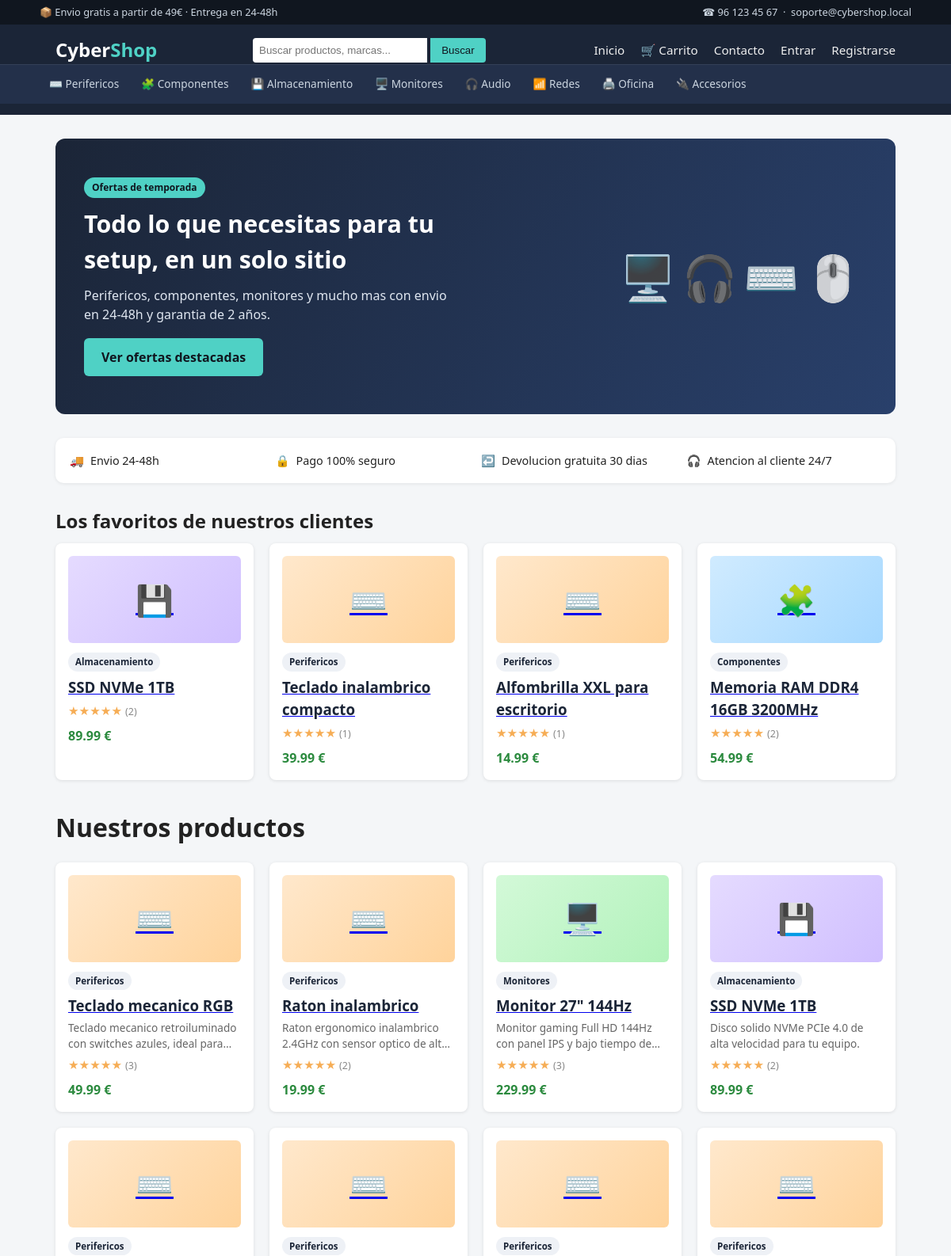
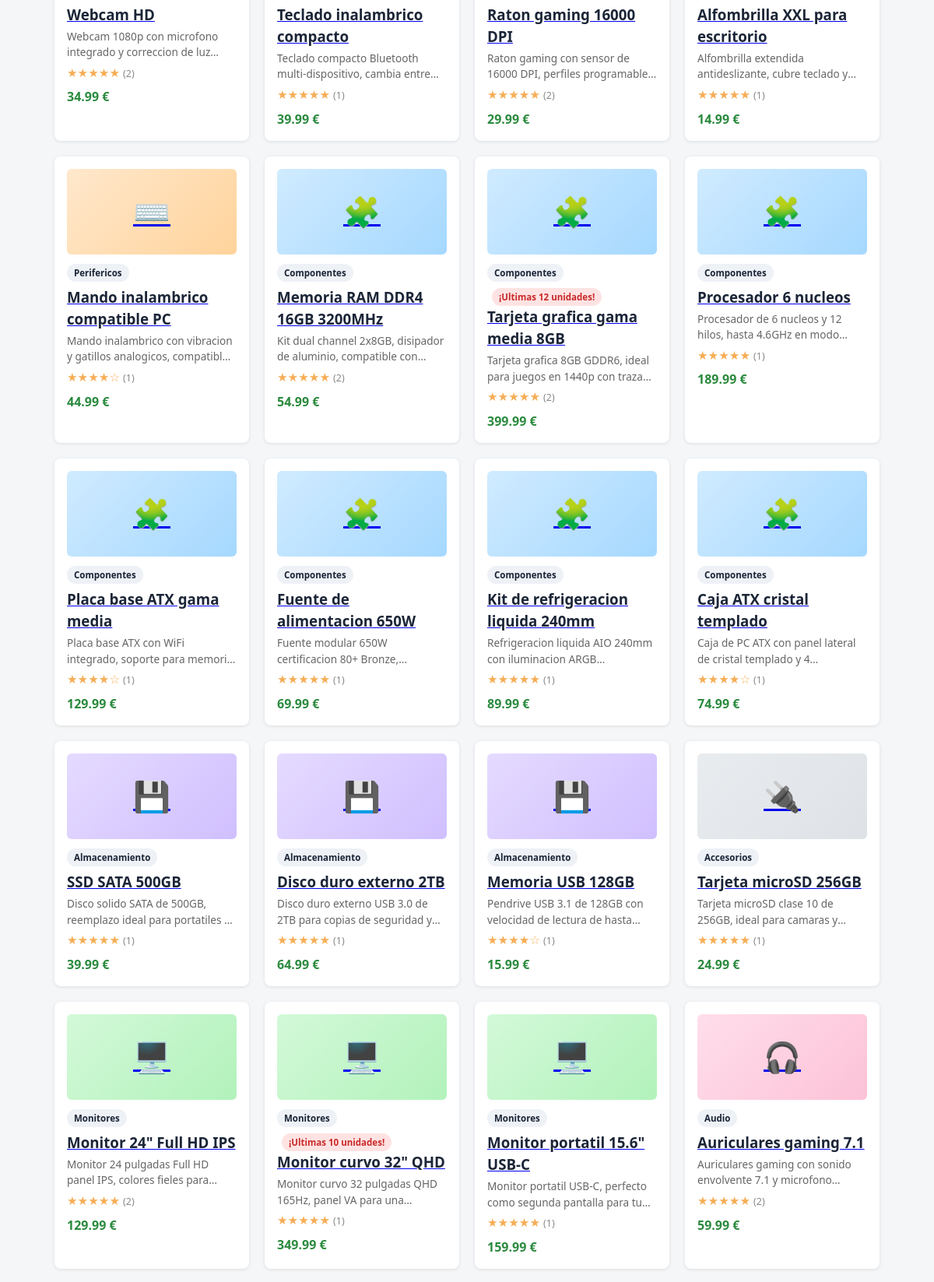
The page / (upper part) on the database its author committed (2 pictures, top to bottom).
### tables this page shows
CREATE TABLE IF NOT EXISTS products (
  id INT AUTO_INCREMENT PRIMARY KEY,
  name VARCHAR(150) NOT NULL,
  description TEXT,
  price DECIMAL(10,2) NOT NULL,
  image VARCHAR(255),
  stock INT DEFAULT 100
);

### src/includes/catalog.php (called while the page is built, shortened)
<?php
function catalogCategories() {
    return [
        'perifericos'    => ['label' => 'Perifericos',    'icon' => '⌨️'],
        'componentes'    => ['label' => 'Componentes',    'icon' => '🧩'],
        'almacenamiento' => ['label' => 'Almacenamiento', 'icon' => '💾'],
        'monitores'      => ['label' => 'Monitores',      'icon' => '🖥️'],
        'audio'          => ['label' => 'Audio',          'icon' => '🎧'],
        'redes'          => ['label' => 'Redes',           'icon' => '📶'],
        'oficina'        => ['label' => 'Oficina',        'icon' => '🖨️'],
        'accesorios'     => ['label' => 'Accesorios',     'icon' => '🔌'],
    ];
}
function catalogCategoryFor($productName) {
    $name = strtolower((string) $productName);
    $map = [
        'teclado' => 'perifericos', 'raton' => 'perifericos', 'ratón' => 'perifericos',
        'alfombrilla' => 'perifericos', 'webcam' => 'perifericos', 'mando' => 'perifericos',
        'auricular' => 'audio', 'casco' => 'audio', 'altavoz' => 'audio', 'altavoces' => 'audio',
        'barra de sonido' => 'audio', 'microfono' => 'audio', 'micrófono' => 'audio',
        'monitor' => 'monitores',
        'ssd' => 'almacenamiento', 'disco' => 'almacenamiento', 'nvme' => 'almacenamiento',
        'hdd' => 'almacenamiento', 'memoria usb' => 'almacenamiento', 'pendrive' => 'almacenamiento',
        'ram' => 'componentes', 'memoria ram' => 'componentes', 'grafica' => 'componentes',
        'gráfica' => 'componentes', 'procesador' => 'componentes', 'placa base' => 'componentes',
        'fuente de alimentacion' => 'componentes', 'fuente de alimentación' => 'componentes',
        'ventilador' => 'componentes', 'refrigeracion' => 'componentes', 'refrigeración' => 'componentes',
        'caja' => 'componentes',
        'router' => 'redes', 'switch' => 'redes', 'repetidor' => 'redes', 'wifi' => 'redes',
        'adaptador de red' => 'redes', 'powerline' => 'redes', 'tarjeta de red' => 'redes',
        'impresora' => 'oficina', 'escaner' => 'oficina', 'escáner' => 'oficina',
        'silla' => 'oficina', 'mesa' => 'oficina', 'lampara' => 'oficina', 'lámpara' => 'oficina',
        'hub' => 'accesorios', 'funda' => 'accesorios', 'mochila' => 'accesorios',
        'soporte' => 'accesorios', 'cable' => 'accesorios', 'adaptador' => 'accesorios',
        'cargador' => 'accesorios', 'bateria externa' => 'accesorios', 'batería externa' => 'accesorios',
    ];
    foreach ($map as $keyword => $cat) {
        if (strpos($name, $keyword) !== false) {
            return $cat;
        }
    }
    return 'accesorios';
}
function catalogCategoryLabel($productName) {
    $cats = catalogCategories();
    $key = catalogCategoryFor($productName);
    return $cats[$key]['label'] ?? 'Accesorios';
}
function catalogCategoryIcon($productName) {
    $cats = catalogCategories();
    $key = catalogCategoryFor($productName);
    return $cats[$key]['icon'] ?? '📦';
}
function catalogStars($avg) {
    $avg = (float) $avg;
    $full = (int) round($avg);
    $full = max(0, min(5, $full));
    return str_repeat('★', $full) . str_repeat('☆', 5 - $full);
}
function catalogRatingsMap($conn) {
    $ratings = [];
    $res = $conn->query("SELECT product_id, AVG(rating) AS avg_r, COUNT(*) AS n FROM reviews GROUP BY product_id");
    if ($res) {
        while ($row = $res->fetch_assoc()) {
            $ratings[$row['product_id']] = $row;
        }
    }
    return $ratings;
}

### src/index.php (the view, shortened to what this page needs)
<?php
require_once __DIR__ . '/includes/auth.php';
require_once __DIR__ . '/includes/catalog.php';
$conn = getDbConnection();
$search = $_GET['q'] ?? '';
if ($search !== '') {
    $sql = "SELECT * FROM products WHERE name LIKE '%$search%' OR description LIKE '%$search%'";
} else {
    $sql = "SELECT * FROM products";
}
$result = $conn->query($sql);
$products = [];
if ($result !== false) {
    while ($row = $result->fetch_assoc()) {
        $products[] = $row;
    }
}
$activeCat = $_GET['cat'] ?? '';
$categories = catalogCategories();
$ratings = catalogRatingsMap($conn);
$bestsellers = $products;
usort($bestsellers, function ($a, $b) use ($ratings) {
    $ra = $ratings[$a['id']]['avg_r'] ?? 0;
    $rb = $ratings[$b['id']]['avg_r'] ?? 0;
    return $rb <=> $ra;
});
$bestsellers = array_slice($bestsellers, 0, 4);
require __DIR__ . '/includes/header.php';
?>
<?php if ($search === '' && $activeCat === ''): ?>
<section class="hero">
    <div class="hero-text">
        <span class="hero-tag">Ofertas de temporada</span>
        <h1>Todo lo que necesitas para tu setup, en un solo sitio</h1>
        <p>Perifericos, componentes, monitores y mucho mas con envio en 24-48h y garantia de 2 años.</p>
        <a href="/index.php?cat=perifericos" class="hero-cta">Ver ofertas destacadas</a>
    </div>
    <div class="hero-art" aria-hidden="true">🖥️🎧⌨️🖱️</div>
</section>
<section class="trust-bar">
    <div class="trust-item">🚚 <span>Envio 24-48h</span></div>
    <div class="trust-item">🔒 <span>Pago 100% seguro</span></div>
    <div class="trust-item">↩️ <span>Devolucion gratuita 30 dias</span></div>
    <div class="trust-item">🎧 <span>Atencion al cliente 24/7</span></div>
</section>
<?php endif; ?>
<?php if ($bestsellers && $search === '' && $activeCat === ''): ?>
<h2>Los favoritos de nuestros clientes</h2>
<div class="product-grid bestseller-grid">
    <?php foreach ($bestsellers as $row): $rating = $ratings[$row['id']] ?? null; ?>
    <div class="product-card">
        <a href="/product.php?id=<?php echo $row['id']; ?>" class="product-thumb cat-<?php echo catalogCategoryFor($row['name']); ?>">
            <span><?php echo catalogCategoryIcon($row['name']); ?></span>
        </a>
        <span class="badge-category"><?php echo catalogCategoryLabel($row['name']); ?></span>
        <a href="/product.php?id=<?php echo $row['id']; ?>">
            <h3><?php echo $row['name']; ?></h3>
        </a>
        <?php if ($rating): ?>
            <p class="stars"><?php echo catalogStars($rating['avg_r']); ?> <span class="rating-count">(<?php echo (int) $rating['n']; ?>)</span></p>
        <?php endif; ?>
        <p class="price"><?php echo number_format((float) $row['price'], 2); ?> &euro;</p>
    </div>
    <?php endforeach; ?>
</div>
<?php endif; ?>
<h1><?php echo $activeCat !== '' && isset($categories[$activeCat]) ? $categories[$activeCat]['label'] : 'Nuestros productos'; ?></h1>
<?php if ($result === false): ?>
    <p class="alert alert-error">Error en la consulta: <?php echo $conn->error; ?></p>
<?php elseif (empty($products)): ?>
    <p>No se han encontrado productos con esos criterios.</p>
<?php else: ?>
<div class="product-grid">
    <?php foreach ($products as $row): $rating = $ratings[$row['id']] ?? null; ?>
    <div class="product-card">
        <a href="/product.php?id=<?php echo $row['id']; ?>" class="product-thumb cat-<?php echo catalogCategoryFor($row['name']); ?>">
            <span><?php echo catalogCategoryIcon($row['name']); ?></span>
        </a>
        <span class="badge-category"><?php echo catalogCategoryLabel($row['name']); ?></span>
        <?php if (isset($row['stock']) && is_numeric($row['stock']) && $row['stock'] > 0 && $row['stock'] < 15): ?>
            <span class="badge-stock">¡Ultimas <?php echo $row['stock']; ?> unidades!</span>
        <?php endif; ?>
        <a href="/product.php?id=<?php echo $row['id']; ?>">
            <h3><?php echo $row['name']; ?></h3>
        </a>
        <p class="product-desc"><?php echo $row['description']; ?></p>
        <?php if ($rating): ?>
            <p class="stars"><?php echo catalogStars($rating['avg_r']); ?> <span class="rating-count">(<?php echo (int) $rating['n']; ?>)</span></p>
        <?php endif; ?>
        <p class="price"><?php echo number_format((float) $row['price'], 2); ?> &euro;</p>
    </div>
    <?php endforeach; ?>
</div>
<?php endif; ?>
<?php require __DIR__ . '/includes/footer.php'; ?>

### src/assets/css/style.css (style rules this page uses)
* { box-sizing: border-box; margin: 0; padding: 0; }
body { font-family: 'Segoe UI', Arial, sans-serif; background: #f4f6f8; color: #222; line-height: 1.5; }
h1 { margin-bottom: 20px; }
h2 { margin: 20px 0 10px; }
.product-grid { display: grid; grid-template-columns: repeat(auto-fill, minmax(220px, 1fr)); gap: 20px; }
.product-card { background: #fff; border-radius: 8px; padding: 16px; box-shadow: 0 1px 4px rgba(0,0,0,0.1); }
.product-card h3 { color: #1b2537; }
.product-card .price { font-weight: bold; color: #2b8a3e; margin-top: 8px; }
.hero { background: linear-gradient(120deg, #1b2537, #29406b); color: #fff; border-radius: 12px; padding: 48px 36px; display: flex; align-items: center; justify-content: space-between; gap: 20px; margin-bottom: 30px; flex-wrap: wrap; }
.hero-tag { display: inline-block; background: #4fd1c5; color: #10161f; font-size: 0.75rem; font-weight: bold; padding: 4px 10px; border-radius: 20px; margin-bottom: 10px; }
.hero h1 { font-size: 1.9rem; max-width: 520px; margin-bottom: 10px; }
.hero p { max-width: 480px; color: #dfe6f0; margin-bottom: 18px; }
.hero-cta { display: inline-block; background: #4fd1c5; color: #10161f; padding: 12px 22px; border-radius: 6px; text-decoration: none; font-weight: 600; }
.hero-art { font-size: 3.5rem; opacity: 0.9; letter-spacing: 8px; }
.trust-bar { display: grid; grid-template-columns: repeat(auto-fit, minmax(180px, 1fr)); gap: 14px; background: #fff; border-radius: 10px; padding: 18px; margin-bottom: 30px; box-shadow: 0 1px 4px rgba(0,0,0,0.08); }
.trust-item { display: flex; align-items: center; gap: 8px; font-size: 0.9rem; }
.product-thumb { display: flex; align-items: center; justify-content: center; height: 110px; border-radius: 6px; margin-bottom: 10px; font-size: 2.4rem; }
.cat-perifericos { background: linear-gradient(135deg, #ffe8cc, #ffd39b); }
.cat-componentes { background: linear-gradient(135deg, #d0ebff, #a5d8ff); }
.cat-almacenamiento { background: linear-gradient(135deg, #e5dbff, #d0bfff); }
.cat-monitores { background: linear-gradient(135deg, #d3f9d8, #b2f2bb); }
.cat-audio { background: linear-gradient(135deg, #ffdeeb, #fcc2d7); }
.cat-accesorios { background: linear-gradient(135deg, #e9ecef, #dee2e6); }
.badge-category { display: inline-block; background: #eef1f6; color: #1b2537; font-size: 0.72rem; font-weight: 600; padding: 3px 9px; border-radius: 20px; margin-bottom: 6px; }
.badge-stock { display: inline-block; background: #ffe3e3; color: #c92a2a; font-size: 0.72rem; font-weight: 600; padding: 3px 9px; border-radius: 20px; margin-left: 6px; }
.product-desc { font-size: 0.85rem; color: #666; margin: 4px 0; display: -webkit-box; -webkit-line-clamp: 2; -webkit-box-orient: vertical; overflow: hidden; }
.stars { color: #f6ad55; font-size: 0.95rem; margin: 4px 0; }
.rating-count { color: #888; font-size: 0.78rem; }
.bestseller-grid { margin-bottom: 36px; }

### rows shown on the page
products: name "💾", name "Almacenamiento", name "SSD NVMe 1TB", avg_r "★★★★★", n "2", price "89.99", description "Disco solido NVMe PCIe 4.0 de alta velocidad para tu equipo."
products: name "⌨️", name "Perifericos", name "Teclado inalambrico compacto", avg_r "★★★★★", n "1", price "39.99", description "Teclado compacto Bluetooth multi-dispositivo, cambia…"
products: name "⌨️", name "Perifericos", name "Alfombrilla XXL para escritorio", avg_r "★★★★★", n "1", price "14.99", description "Alfombrilla extendida antideslizante, cubre teclado…"
products: name "🧩", name "Componentes", name "Memoria RAM DDR4 16GB 3200MHz", avg_r "★★★★★", n "2", price "54.99", description "Kit dual channel 2x8GB, disipador de aluminio, compatible…"
products: name "⌨️", name "Perifericos", name "Teclado mecanico RGB", description "Teclado mecanico retroiluminado con switches azules, ideal…", avg_r "★★★★★", n "3", price "49.99"
products: name "⌨️", name "Perifericos", name "Raton inalambrico", description "Raton ergonomico inalambrico 2.4GHz con sensor optico de…", avg_r "★★★★★", id "2", price "19.99"
products: name "🖥️", name "Monitores", name "Monitor 27\" 144Hz", description "Monitor gaming Full HD 144Hz con panel IPS y bajo tiempo…", avg_r "★★★★★", id "3", price "229.99"
products: name "⌨️", name "Perifericos", name "Webcam HD", description "Webcam 1080p con microfono integrado y correccion de…", avg_r "★★★★★", n "2", price "34.99"
products: name "⌨️", name "Perifericos", name "Raton gaming 16000 DPI", description "Raton gaming con sensor de 16000 DPI, perfiles…", avg_r "★★★★★", n "2", price "29.99"
products: name "⌨️", name "Perifericos", name "Mando inalambrico compatible PC", description "Mando inalambrico con vibracion y gatillos analogicos,…", avg_r "★★★★☆", n "1", price "44.99"
products: name "🧩", name "Componentes", stock "12", name "Tarjeta grafica gama media 8GB", description "Tarjeta grafica 8GB GDDR6, ideal para juegos en 1440p con…", avg_r "★★★★★", n "2", price "399.99"
products: name "🧩", name "Componentes", name "Procesador 6 nucleos", description "Procesador de 6 nucleos y 12 hilos, hasta 4.6GHz en…", avg_r "★★★★★", n "1", price "189.99"
products: name "🧩", name "Componentes", name "Placa base ATX gama media", description "Placa base ATX con WiFi integrado, soporte para…", avg_r "★★★★☆", n "1", price "129.99"
products: name "🧩", name "Componentes", name "Fuente de alimentacion 650W", description "Fuente modular 650W certificacion 80+…", avg_r "★★★★★", n "1", price "69.99"
products: name "🧩", name "Componentes", name "Kit de refrigeracion liquida 240mm", description "Refrigeracion liquida AIO 240mm con iluminacion…", avg_r "★★★★★", n "1", price "89.99"
products: name "🧩", name "Componentes", name "Caja ATX cristal templado", description "Caja de PC ATX con panel lateral de cristal templado y…", avg_r "★★★★☆", n "1", price "74.99"
products: name "💾", name "Almacenamiento", name "SSD SATA 500GB", description "Disco solido SATA de 500GB, reemplazo ideal para portatiles…", avg_r "★★★★★", n "1", price "39.99"
products: name "💾", name "Almacenamiento", name "Disco duro externo 2TB", description "Disco duro externo USB 3.0 de 2TB para copias de seguridad…", avg_r "★★★★★", n "1", price "64.99"
products: name "💾", name "Almacenamiento", name "Memoria USB 128GB", description "Pendrive USB 3.1 de 128GB con velocidad de lectura de…", avg_r "★★★★☆", n "1", price "15.99"
products: name "🔌", name "Accesorios", name "Tarjeta microSD 256GB", description "Tarjeta microSD clase 10 de 256GB, ideal para camaras…", avg_r "★★★★★", n "1", price "24.99"
products: name "🖥️", name "Monitores", name "Monitor 24\" Full HD IPS", description "Monitor 24 pulgadas Full HD panel IPS, colores fieles…", avg_r "★★★★★", n "2", price "129.99"
products: name "🖥️", name "Monitores", stock "10", name "Monitor curvo 32\" QHD", description "Monitor curvo 32 pulgadas QHD 165Hz, panel VA para…", avg_r "★★★★★", n "1", price "349.99"
products: name "🖥️", name "Monitores", name "Monitor portatil 15.6\" USB-C", description "Monitor portatil USB-C, perfecto como segunda pantalla para…", avg_r "★★★★★", n "1", price "159.99"
products: name "🎧", name "Audio", name "Auriculares gaming 7.1", description "Auriculares gaming con sonido envolvente 7.1 y…", avg_r "★★★★★", n "2", price "59.99"

### other values the page prints
$catInfo['icon'] "⌨️"
$catInfo['label'] "Perifericos"
$catInfo['icon'] "🧩"
$catInfo['label'] "Componentes"
$catInfo['icon'] "💾"
$catInfo['label'] "Almacenamiento"
$catInfo['icon'] "🖥️"
$catInfo['label'] "Monitores"
$catInfo['icon'] "🎧"
$catInfo['label'] "Audio"
$catInfo['icon'] "📶"
$catInfo['label'] "Redes"
$catInfo['icon'] "🖨️"
$catInfo['label'] "Oficina"
$catInfo['icon'] "🔌"
